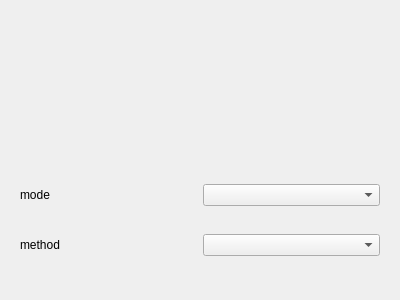
<?xml version="1.0" encoding="UTF-8"?>
<ui version="4.0">
 <class>Form</class>
 <widget class="QWidget" name="Form">
  <property name="geometry">
   <rect>
    <x>0</x>
    <y>0</y>
    <width>400</width>
    <height>300</height>
   </rect>
  </property>
  <property name="windowTitle">
   <string>Form</string>
  </property>
  <layout class="QVBoxLayout" name="verticalLayout">
   <item>
    <widget class="QWidget" name="widget_1" native="true">
     <layout class="QGridLayout" name="gridLayout_3"/>
    </widget>
   </item>
   <item>
    <widget class="QWidget" name="widget_2" native="true">
     <layout class="QGridLayout" name="gridLayout">
      <item row="0" column="0">
       <widget class="QLabel" name="labelMode">
        <property name="text">
         <string>mode</string>
        </property>
       </widget>
      </item>
      <item row="0" column="1">
       <widget class="QComboBox" name="comboBoxMode"/>
      </item>
      <item row="1" column="0">
       <widget class="QLabel" name="labelMethod">
        <property name="text">
         <string>method</string>
        </property>
       </widget>
      </item>
      <item row="1" column="1">
       <widget class="QComboBox" name="comboBoxMethod"/>
      </item>
     </layout>
    </widget>
   </item>
  </layout>
 </widget>
 <resources/>
 <connections/>
</ui>
